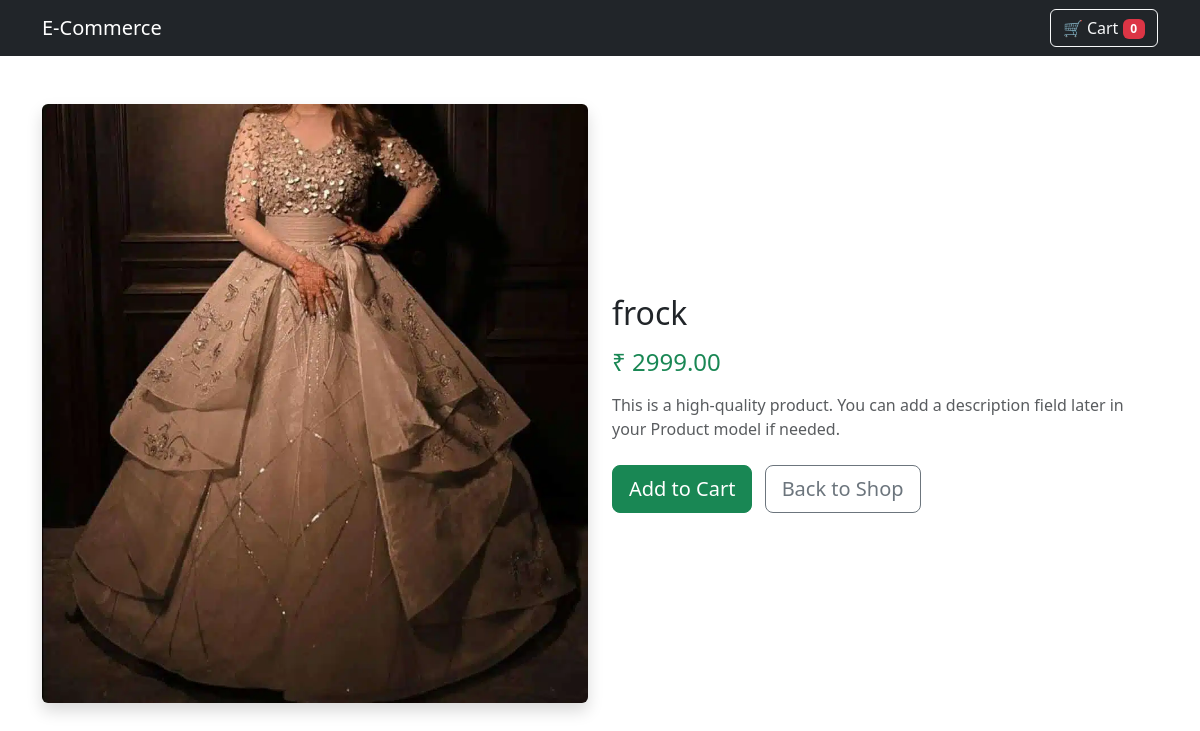
/product/1/, run on the app's committed database.
### Backend/models.py (models this page shows, shortened)
class Product(models.Model):
    name=models.CharField(max_length=100)
    price=models.DecimalField(max_digits=8,decimal_places=2)
    image=models.ImageField(upload_to='products/')

### Frontend/views.py (the view)
# urls.py: path('product/<int:product_id>/', views.product_detail, name='product_detail'),
def product_detail(request, product_id):
    product = get_object_or_404(Product, id=product_id)
    return render(request, 'product_detail.html', {'product': product})

### Frontend/templates/product_detail.html (shortened to what this page needs)
{% extends 'base.html' %}
{% block content %}
<div class="row align-items-center">
  <div class="col-md-6 text-center">
    <img src="{{ product.image.url }}" class="img-fluid rounded shadow" alt="{{ product.name }}">
  </div>
  <div class="col-md-6">
    <h2 class="mb-3">{{ product.name }}</h2>
    <h4 class="text-success mb-3">₹ {{ product.price }}</h4>
    <p class="text-muted">
      This is a high-quality product. You can add a description field later
      in your Product model if needed.
    </p>
    <div class="mt-4">
      <a href="{% url 'add_to_cart' product.id %}" class="btn btn-success btn-lg me-2">
        Add to Cart
      </a>
      <a href="{% url 'home' %}" class="btn btn-outline-secondary btn-lg">
        Back to Shop
      </a>
    </div>
  </div>
</div>
{% endblock %}

### data on the page
Product: image (picture), name "frock", price "2999.00"

### other printed values
{{ request.session.cart|length|default:0 }} "0"
